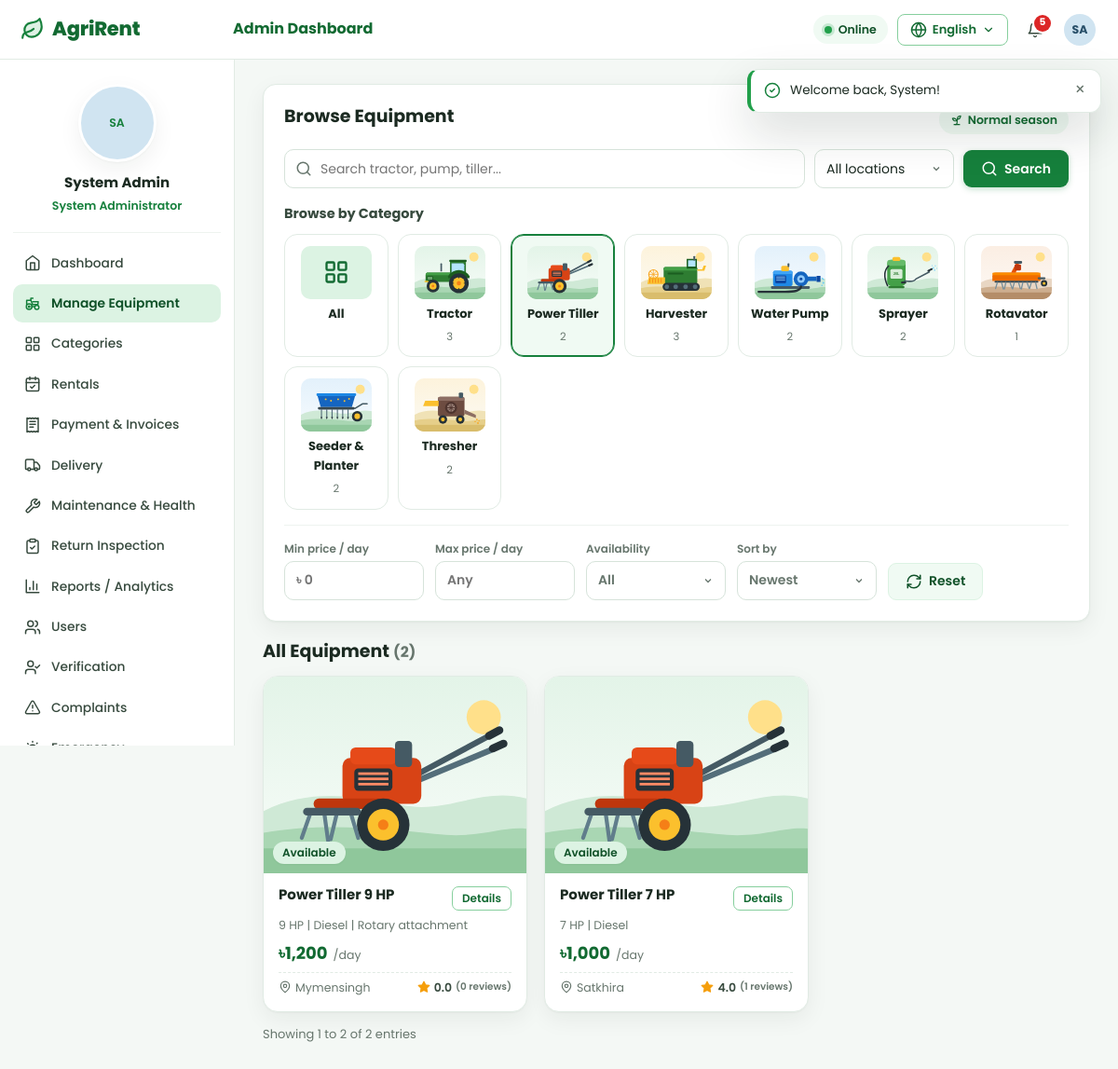
The page /index.php?r=equipment/index&category=2 (signed in) on the database its author committed.
### tables this page shows
CREATE TABLE `users` (
  `id` INT UNSIGNED NOT NULL AUTO_INCREMENT,
  `name` VARCHAR(100) NOT NULL,
  `email` VARCHAR(160) NOT NULL,
  `phone` VARCHAR(30) NOT NULL DEFAULT '',
  `address` VARCHAR(255) NOT NULL DEFAULT '',
  `password` VARCHAR(255) NOT NULL,
  `role` ENUM('farmer','employee','admin') NOT NULL,
   
  `status` ENUM('inactive','active','suspended','deleted') NOT NULL DEFAULT 'inactive',
  `email_verified_at` DATETIME DEFAULT NULL,
   
  `verification_status` ENUM('pending','approved','rejected') NOT NULL DEFAULT 'pending',
  `verification_note` VARCHAR(255) DEFAULT NULL,
  `verification_document` VARCHAR(255) DEFAULT NULL,
  `verified_by` INT UNSIGNED DEFAULT NULL,
  `verified_at` DATETIME DEFAULT NULL,
  `employee_code` VARCHAR(30) DEFAULT NULL,
  `profile_photo` VARCHAR(255) DEFAULT NULL,
  `language` ENUM('en','bn') NOT NULL DEFAULT 'en',
  `two_factor_enabled` TINYINT(1) NOT NULL DEFAULT 0,
  `google_id` VARCHAR(64) DEFAULT NULL,
  `failed_attempts` INT UNSIGNED NOT NULL DEFAULT 0,
  `locked_until` DATETIME DEFAULT NULL,
  `last_login_at` DATETIME DEFAULT NULL,
  `last_login_ip` VARCHAR(45) DEFAULT NULL,
  `last_login_agent` VARCHAR(255) DEFAULT NULL,
  `remember_selector` CHAR(24) DEFAULT NULL,
  `remember_hash` CHAR(64) DEFAULT NULL,
  `remember_expires` DATETIME DEFAULT NULL,
  `deleted_at` DATETIME DEFAULT NULL,
  `created_at` DATETIME NOT NULL DEFAULT CURRENT_TIMESTAMP,
  `updated_at` DATETIME NOT NULL DEFAULT CURRENT_TIMESTAMP ON UPDATE CURRENT_TIMESTAMP,
  PRIMARY KEY (`id`),
  UNIQUE KEY `uq_users_email` (`email`),
  UNIQUE KEY `uq_users_google` (`google_id`),
  UNIQUE KEY `uq_users_remember` (`remember_selector`),
  KEY `idx_users_role_status` (`role`,`status`,`verification_status`)
);

CREATE TABLE `categories` (
  `id` INT UNSIGNED NOT NULL AUTO_INCREMENT,
  `name` VARCHAR(80) NOT NULL,
  `description` VARCHAR(255) DEFAULT NULL,
  `icon` VARCHAR(40) NOT NULL DEFAULT 'tractor',
  `status` ENUM('active','inactive') NOT NULL DEFAULT 'active',
  `created_at` DATETIME NOT NULL DEFAULT CURRENT_TIMESTAMP,
  PRIMARY KEY (`id`),
  UNIQUE KEY `uq_categories_name` (`name`)
);

CREATE TABLE `equipment` (
  `id` INT UNSIGNED NOT NULL AUTO_INCREMENT,
  `category_id` INT UNSIGNED NOT NULL,
  `name` VARCHAR(150) NOT NULL,
  `specs` VARCHAR(150) DEFAULT NULL,
  `description` TEXT NOT NULL,
  `price_per_day` DECIMAL(10,2) DEFAULT NULL,
  `quantity` INT UNSIGNED NOT NULL DEFAULT 1,
  `location` VARCHAR(150) NOT NULL,
  `latitude` DECIMAL(9,6) DEFAULT NULL,
  `longitude` DECIMAL(9,6) DEFAULT NULL,
  `image` VARCHAR(255) DEFAULT NULL,
  `owner_name` VARCHAR(120) DEFAULT NULL,
  `owner_phone` VARCHAR(30) DEFAULT NULL,
  `status` ENUM('available','unavailable','maintenance','inactive') NOT NULL DEFAULT 'available',
   
  `health_status` ENUM('good','needs_maintenance','under_maintenance','unknown') NOT NULL DEFAULT 'good',
  `health_flag` VARCHAR(255) DEFAULT NULL,
  `usage_hours` DECIMAL(10,1) NOT NULL DEFAULT 0,
  `hours_since_service` DECIMAL(10,1) NOT NULL DEFAULT 0,
  `usage_threshold_hours` INT UNSIGNED NOT NULL DEFAULT 250,
  `service_interval_days` INT UNSIGNED NOT NULL DEFAULT 120,
  `last_service_date` DATE DEFAULT NULL,
  `added_by` INT UNSIGNED NOT NULL,
  `created_at` DATETIME NOT NULL DEFAULT CURRENT_TIMESTAMP,
  `updated_at` DATETIME NOT NULL DEFAULT CURRENT_TIMESTAMP ON UPDATE CURRENT_TIMESTAMP,
  PRIMARY KEY (`id`),
  KEY `idx_equipment_category` (`category_id`),
  KEY `idx_equipment_status` (`status`,`health_status`),
  KEY `idx_equipment_location` (`location`),
  CONSTRAINT `fk_equipment_category` FOREIGN KEY (`category_id`) REFERENCES `categories` (`id`) ON UPDATE CASCADE,
  CONSTRAINT `fk_equipment_user` FOREIGN KEY (`added_by`) REFERENCES `users` (`id`) ON UPDATE CASCADE
);

### app/views/equipment/index.php (the view, shortened to what the rows shown need)
<section class="card">
    <div class="card-head"><h1 class="h2"><?= e(t('Browse Equipment')) ?></h1>
        <span class="season-pill season-<?= e($season) ?>"><?= icon('sprout', 'icon-xs') ?> <?= e(Pricing::label($season)) ?></span></div>
    <form class="filters" method="get" action="index.php" data-live data-target="#results" data-offline-catalog>
        <div class="category-row compact" role="radiogroup" aria-label="<?= e(t('Category')) ?>">
            <?php foreach ($categories as $c): ?>
                <button type="button" class="category-tile <?= (int)$filters['category'] === (int)$c['id'] ? 'active' : '' ?>" data-category="<?= (int)$c['id'] ?>">
                    <img src="assets/img/equipment/<?= e($c['icon']) ?>.svg" alt="" loading="lazy"><strong><?= e(t($c['name'])) ?></strong><small><?= (int)$c['total'] ?></small>
                </button>
            <?php endforeach; ?>
        </div>
    </form>
</section>
<section class="section-block">
    <div class="block-head"><h2><?= e(t('All Equipment')) ?> <small class="muted" data-result-count>(<?= (int)$meta['total'] ?>)</small></h2></div>
    <div id="results" aria-live="polite"><?php include __DIR__ . '/_results.php'; ?></div>
</section>

### app/views/equipment/_results.php (shortened to what the rows shown need)
<?php if (!empty($error)): ?>
    <div class="alert alert-danger"><?= icon('alert') ?><span><?= e($error) ?></span></div>
<?php elseif ($systemEmpty): ?>
    <?php $icon = 'tractor'; $heading = t('No equipment available'); $text = t('There is no equipment in the system yet. Please check back soon.'); include __DIR__ . '/../partials/empty.php'; ?>
<?php else: ?>
    <div class="equipment-grid">
        <?php
        $freeMap = is_array($free ?? null) ? $free : [];
        foreach ($rows as $e) {
            $free = $freeMap[(int)$e['id']] ?? null;
            include __DIR__ . '/../partials/eq_card.php';
        }
        ?>
    </div>
<?php endif; ?>

### app/views/partials/eq_card.php (shortened to what the rows shown need)
<?php
$quote = Pricing::tryQuote($e['price_per_day']);
$blocked = Availability::blockReason($e);
$isAvailable = $blocked === null && (!isset($free) || $free === null || $free > 0);
$fallback = 'assets/img/equipment/' . e($e['category_icon'] ?? 'tractor') . '.svg';
?>
<article class="eq-card" data-equipment="<?= (int)$e['id'] ?>">
    <a class="eq-media" href="<?= e(url('equipment/show', ['id' => $e['id']])) ?>">
        <img src="<?= e(equipment_image($e)) ?>" alt="<?= e($e['name']) ?>" loading="lazy" onerror="this.onerror=null;this.src='<?= $fallback ?>'">
        <span class="eq-status"><?= $isAvailable ? badge('available') : badge('unavailable', $blocked && $e['health_status'] !== 'good' && $e['health_status'] !== 'unknown' ? t('Maintenance') : null) ?></span>
    </a>
    <div class="eq-body">
        <div class="eq-title">
            <h3><a href="<?= e(url('equipment/show', ['id' => $e['id']])) ?>"><?= e($e['name']) ?></a></h3>
            <a class="btn btn-outline btn-xs" href="<?= e(url('equipment/show', ['id' => $e['id']])) ?>"><?= e(t('Details')) ?></a>
        </div>
        <?php if (!empty($e['specs'])): ?><p class="eq-specs"><?= e($e['specs']) ?></p><?php endif; ?>
        <div class="eq-price">
            <?php if ($quote): ?>
                <strong><?= money($quote['price']) ?></strong><span>/<?= e(t('day')) ?></span>
            <?php else: ?>
                <span class="muted"><?= e(t('Price unavailable')) ?></span>
            <?php endif; ?>
        </div>
        <div class="eq-meta">
            <span><?= icon('map-pin', 'icon-xs') ?><?= e($e['location']) ?></span>
            <span class="rating"><?= icon('star', 'icon-xs star-fill') ?><?= number_format((float)$e['rating'], 1) ?> <small>(<?= (int)$e['review_count'] ?> <?= e(t('reviews')) ?>)</small></span>
        </div>
    </div>
</article>

### app/helpers.php (shortened to what the rows shown need)
<?php
function config(string $key, $default = null)
{
    $value = $GLOBALS['__config'];
    foreach (explode('.', $key) as $part) {
        $value = $value[$part];
    }
    return $value;
}
function url(string $route = '', array $params = []): string
{
    $query = $route !== '' ? 'r=' . $route : '';
    if ($params) {
        $query .= ($query !== '' ? '&' : '') . http_build_query($params);
    }
    return 'index.php' . ($query !== '' ? '?' . $query : '');
}
function e($value): string
{
    return htmlspecialchars((string)$value, ENT_QUOTES | ENT_SUBSTITUTE, 'UTF-8');
}
function t(string $key, array $params = []): string
{
    return Lang::translate($key, $params);
}
function money($amount, bool $decimals = false): string
{
    $amount = (float)$amount;
    $digits = ($decimals || floor($amount) != $amount) ? 2 : 0;
    return '৳' . number_format($amount, $digits);
}
function icon(string $name, string $class = ''): string
{
    return Icon::svg($name, $class);
}
function status_meta(string $status): array
{
    static $map = [
        'pending' => ['Pending', 'amber'], 'confirmed' => ['Confirmed', 'blue'], 'delivered' => ['Delivered', 'green'],
        'returned' => ['Returned', 'purple'], 'completed' => ['Completed', 'green'], 'cancelled' => ['Cancelled', 'red'],
        'rejected' => ['Rejected', 'red'], 'active_rental' => ['Active', 'green'],
        'paid' => ['Paid', 'green'], 'failed' => ['Failed', 'red'], 'refunded' => ['Refunded', 'gray'],
        'unpaid' => ['Unpaid', 'amber'], 'partial' => ['Partially Paid', 'amber'],
        'assigned' => ['Assigned', 'blue'], 'in_progress' => ['In Progress', 'blue'],
        'available' => ['Available', 'green'], 'unavailable' => ['Not Available', 'red'], 'maintenance' => ['Maintenance', 'amber'],
        'inactive' => ['Inactive', 'gray'], 'good' => ['Good', 'green'], 'needs_maintenance' => ['Needs Maintenance', 'red'],
        'under_maintenance' => ['Under Maintenance', 'amber'], 'unknown' => ['Data Missing', 'gray'],
        'scheduled' => ['Scheduled', 'blue'], 'open' => ['Open', 'red'], 'resolved' => ['Resolved', 'green'],
        'in_review' => ['In Review', 'blue'], 'closed' => ['Closed', 'gray'],
        'low' => ['Low', 'green'], 'medium' => ['Medium', 'amber'], 'high' => ['High', 'red'],
        'active' => ['Active', 'green'], 'suspended' => ['Suspended', 'red'], 'deleted' => ['Deleted', 'gray'],
        'approved' => ['Approved', 'green'], 'verified' => ['Verified', 'green'], 'unverified' => ['Unverified', 'amber'],
        'damaged' => ['Damaged', 'red'], 'needs_service' => ['Needs Service', 'amber'],
        'normal' => ['Normal Season', 'gray'], 'harvest' => ['Harvest Season', 'amber'], 'off_season' => ['Off-season', 'blue'],
    ];
    $meta = $map[$status] ?? [ucwords(str_replace('_', ' ', $status)), 'gray'];
    return [t($meta[0]), $meta[1]];
}
function badge(?string $status, ?string $label = null): string
{
    $status = (string)$status;
    [$text, $color] = status_meta($status);
    return '<span class="badge badge-' . $color . '" data-status="' . e($status) . '">' . e($label ?? $text) . '</span>';
}
function is_role(string ...$roles): bool
{
    return Auth::is(...$roles);
}
function equipment_image(?array $row): string
{
    $image = (string)($row['image'] ?? '');
    if ($image !== '' && (preg_match('#^https?://#', $image) || is_file(BASE_PATH . '/' . $image))) {
        return $image;
    }
    $icon = $row['category_icon'] ?? $row['icon'] ?? 'tractor';
    return 'assets/img/equipment/' . (preg_match('/^[a-z]+$/', (string)$icon) ? $icon : 'tractor') . '.svg';
}
function initials(?string $name): string
{
    $parts = preg_split('/\s+/', trim((string)$name)) ?: [];
    $letters = '';
    foreach (array_slice($parts, 0, 2) as $part) {
        $letters .= mb_strtoupper(mb_substr($part, 0, 1));
    }
    return $letters ?: 'U';
}
function avatar(?array $user, string $size = ''): string
{
    $class = 'avatar' . ($size ? ' avatar-' . $size : '');
    $hue = crc32((string)($user['name'] ?? 'user')) % 360;
    return '<span class="' . $class . ' avatar-initials" style="--hue:' . $hue . '">' . e(initials($user['name'] ?? '')) . '</span>';
}
function paginate(int $total, int $page, int $perPage = 10): array
{
    $pages = max(1, (int)ceil($total / max(1, $perPage)));
    $page = min(max(1, $page), $pages);
    return ['page' => $page, 'pages' => $pages, 'offset' => ($page - 1) * $perPage, 'per' => $perPage, 'total' => $total];
}

### app/services/Icon.php (shortened to what the rows shown need)
<?php
final class Icon
{
    public static function svg(string $name, string $class = ''): string
    {
        $paths = self::PATHS[$name] ?? self::PATHS['info'];
        return '<svg class="icon ' . $class . '" viewBox="0 0 24 24" fill="none" stroke="currentColor" stroke-width="2" stroke-linecap="round" stroke-linejoin="round" aria-hidden="true">' . $paths . '</svg>';
    }
}

### app/views/layouts/app.php (shortened to what the rows shown need)
<?php
$me = Auth::user();
$current = Router::current();
?>
<!doctype html>
<html lang="<?= Lang::get() ?>" data-lang="<?= Lang::get() ?>">
<head><?php include __DIR__ . '/_head.php'; ?></head>
<body class="app role-<?= e($me['role']) ?>" data-route="<?= e($current) ?>">
<header class="topbar">
    <a class="brand" href="<?= e(url('dashboard/index')) ?>"><?= icon('leaf') ?><span><?= e(setting('platform_name', 'AgriRent')) ?></span></a>
    <div class="topbar-title"><?= $me['role'] !== 'farmer' ? e(t(ucfirst($me['role']) . ' Dashboard')) : '' ?></div>
    <div class="topbar-actions">
        <div class="net-status" id="netStatus" title="<?= e(t('Connection & offline sync status')) ?>">
        </div>
        <?php include __DIR__ . '/_lang.php'; ?>
        <div class="dropdown notif-dropdown">
        </div>
        <div class="dropdown">
            <button class="user-chip" type="button" data-dropdown aria-label="<?= e(t('Account menu')) ?>"><?= avatar($me, 'sm') ?></button>
        </div>
    </div>
</header>
<aside class="sidebar" aria-label="<?= e(t('Sidebar')) ?>">
    <div class="sidebar-profile">
        <?= avatar($me, 'xl') ?>
        <strong><?= e($me['name']) ?></strong>
        <span><?= e($me['role'] === 'admin' ? t('System Administrator') : role_label($me['role'])) ?></span>
    </div>
</aside>
<main id="main" class="main">
    <?= $content ?>
</main>
</body>
</html>

### rows shown on the page
users: role "Admin Dashboard", name "SA SA", name "System Admin", role "System Administrator"
categories: icon (picture), name "Tractor", total "3"
categories: icon (picture), name "Power Tiller", total "2"
categories: icon (picture), name "Harvester", total "3"
categories: icon (picture), name "Water Pump", total "2"
categories: icon (picture), name "Sprayer", total "2"
categories: icon (picture), name "Rotavator", total "1"
categories: icon (picture), name "Seeder & Planter", total "2"
categories: icon (picture), name "Thresher", total "2"
equipment: image+category (picture), name "Power Tiller 9 HP", specs "9 HP | Diesel | Rotary attachment", price_per_day "৳1,200", location "Mymensingh", rating "0.0", review_count "0"
equipment: image+category (picture), name "Power Tiller 7 HP", specs "7 HP | Diesel", price_per_day "৳1,000", location "Satkhira", rating "4.0", review_count "1"

### other values the page prints
setting('platform_name', 'AgriRent') "AgriRent"
$unread "5"
t($label) "Dashboard"
t($label) "Manage Equipment"
t($label) "Categories"
t($label) "Rentals"
t($label) "Payment & Invoices"
t($label) "Delivery"
t($label) "Maintenance & Health"
t($label) "Return Inspection"
t($label) "Reports / Analytics"
t($label) "Users"
t($label) "Verification"
t($label) "Complaints"
t('Browse Equipment') "Browse Equipment"
